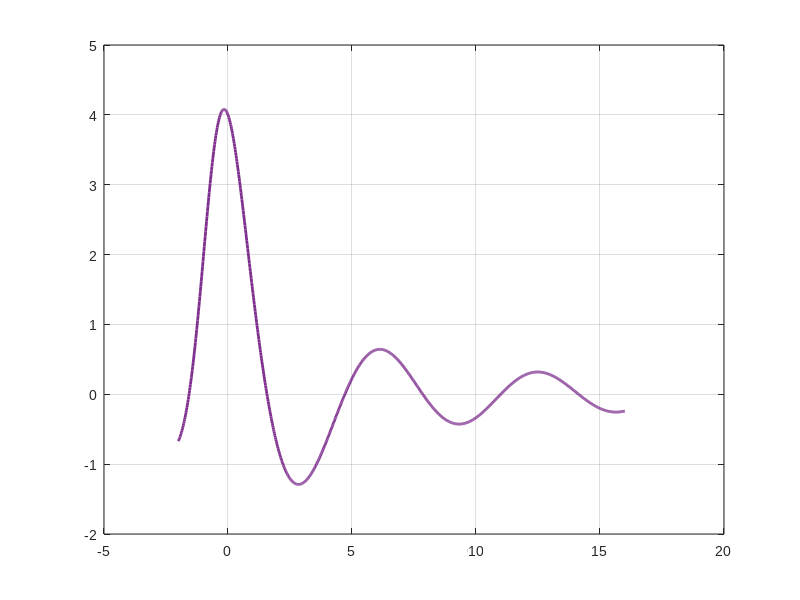

The MATLAB source for this figure: (Note: this script raises an error after producing the figure.)
% =========================================================================================
% FILE NAME: Q19_FunctionPlot.m
% AUTHOR: [Amey Thakur](https://github.com/Amey-Thakur)
% COURSE REPO: https://github.com/Amey-Thakur/COMPUTATIONAL-METHODS-AND-MODELING-FOR-ENGINEERING-APPLICATIONS
% RELEASE DATE: September 08, 2023
% LICENSE: Creative Commons Attribution 4.0 International (CC BY 4.0)
%
% DESCRIPTION:
% This script generates a high-resolution visualization of the non-linear function
% f(x) = (4*cos(x)) / (x + e^(-0.75x)) over the interval [-2, 16].
%
% PROBLEM STATEMENT (Q19):
% Plot the following function for x over the interval -2 <= x <= 16:
% f(x) = (4 * cos(x)) / (x + e^(-0.75x))
% Use enough points to get a smooth curve.
%
% Reference: MATLAB for Engineering Applications, William J. Palm, Chapter 2, Q19.
%
% TECHNOLOGY STACK:
% - Programming Language: MATLAB (R2023a+)
% =========================================================================================

% --- Environment Initialization ---
clc;
clear;
close all;

% --- Domain Grid Generation ---
% Using 1000 points to ensure a smooth curve for high-frequency fluctuations
x = linspace(-2, 16, 1000);

% --- Functional Computation ---
% f(x) = (4 * cos(x)) ./ (x + exp(-0.75 * x))
% Note: Element-wise division './' is critical for vector inputs
y = (4 * cos(x)) ./ (x + exp(-0.75 * x));

% --- Visualization Engine ---
figure('Color', 'w', 'Name', 'Non-Linear Function Analysis');
plot(x, y, 'LineWidth', 2, 'Color', '#7E2F8E');

% Aesthetics and Grid Configuration
grid on;
set(gca, 'FontName', 'Arial', 'FontSize', 10);
ax = gca;
ax.GridLineStyle = '--';
ax.GridAlpha = 0.3;

% Annotation and Labeling
title('f(x) = 4cos(x) / (x + e^{-0.75x})', 'FontSize', 14, 'FontWeight', 'bold');
xlabel('Input variable (x)', 'FontSize', 12);
ylabel('Function value f(x)', 'FontSize', 12);

% Limit definition to prevent visual distortion
xlim([-2, 16]);

% Professional Scholarly Footer
fprintf('Visualization Insight: The function exhibits damped oscillatory behavior as x increases, driven by the decaying exponential in the denominator.\n');
